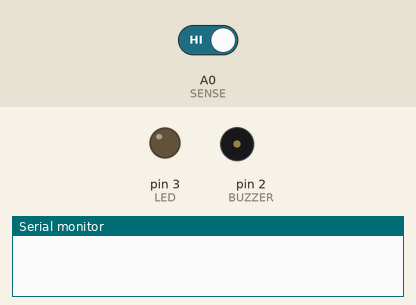
Simulated run of this sketch. Board: Arduino Uno, built with avr-gcc and run on an emulated ATmega328P. Shown: output pins drawn as LEDs (lit = HIGH), buzzer (waves = sounding, pin HIGH), the last lines printed to the serial monitor. Inputs (shaded band) come from the test bench; at power-on: A0 (SENSE) HIGH.

Above: at 1.2 s.
1.3 s: A0 (SENSE) driven LOW
At 3.9 s:
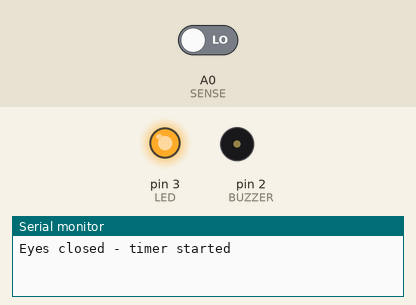
4.3 s: A0 (SENSE) driven HIGH
At 4.8 s:
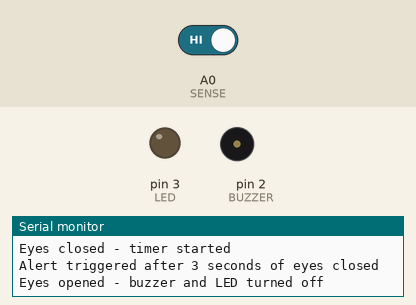
5.8 s: A0 (SENSE) driven LOW
At 10.1 s:
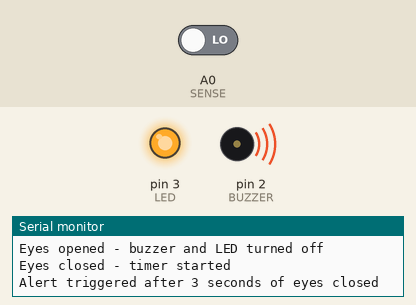
Timing chart, 0 to 11.6 s (numbered marks = the images above; inputs shaded):
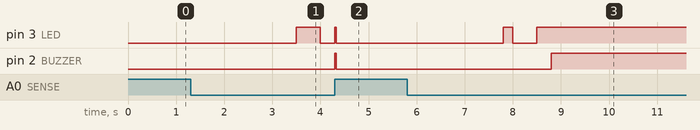

Measured:
- after the input at 1.3 s, pin 3 (LED): LOW → HIGH after 2.2 s, → LOW 0.50 s later, → HIGH 0.30 s later; pin 2 (BUZZER): LOW → HIGH after 3.0 s
- after the input at 4.3 s, pin 3 (LED), pin 2 (BUZZER): HIGH → LOW at once
- after the input at 5.8 s, pin 3 (LED): LOW → HIGH after 2.0 s, → LOW 0.20 s later, → HIGH 0.50 s later; pin 2 (BUZZER): LOW → HIGH after 3.0 s

The sketch:

sketch_oct24a.ino
```cpp
#define SENSE A0         // IR Sensor
#define BUZZER 2         // Buzzer control pin
#define LED 3            // LED indicator pin
#define ALERT_DELAY 3000 // Alert trigger time in ms
#define BLINK_INTERVAL 500 // LED blink interval in ms
#define CLOSED_EYE_THRESHOLD 2000 // Minimum duration for detecting closed eyes in ms

unsigned long eyeClosedStartTime = 0; // Timestamp when eyes are first detected closed
unsigned long alertStartTime = 0;     // Timestamp for the 3-second alert countdown
bool alertInProgress = false;

void setup() {
  pinMode(SENSE, INPUT);
  pinMode(BUZZER, OUTPUT);
  pinMode(LED, OUTPUT);
  Serial.begin(9600);
}

void loop() {
  if (isEyesClosed()) {
    handleEyesClosed();
  } else {
    resetAlert();
  }
}

bool isEyesClosed() {
  return digitalRead(SENSE) == LOW;
}

void handleEyesClosed() {
  if (eyeClosedStartTime == 0) {
    eyeClosedStartTime = millis(); // Record the time when eyes are first closed
    Serial.println("Eyes closed - timer started");
  }

  unsigned long closedDuration = millis() - eyeClosedStartTime;

  // If eyes remain closed for longer than the threshold, start blinking LED
  if (closedDuration >= CLOSED_EYE_THRESHOLD && closedDuration < ALERT_DELAY) {
    blinkLED();
  }

  // Start alert if eyes remain closed for 3 seconds (ALERT_DELAY)
  if (closedDuration >= ALERT_DELAY && !alertInProgress) {
    triggerAlert();
  }
}

void resetAlert() {
  if (alertInProgress) {
    Serial.println("Eyes opened - buzzer and LED turned off");
  }
  eyeClosedStartTime = 0;
  alertStartTime = 0;
  digitalWrite(BUZZER, LOW);
  digitalWrite(LED, LOW);
  alertInProgress = false;
}

void blinkLED() {
  digitalWrite(LED, (millis() / BLINK_INTERVAL) % 2); // Blink LED every 500 ms
}

void triggerAlert() {
  digitalWrite(LED, HIGH);      // LED stays on
  digitalWrite(BUZZER, HIGH);   // Buzzer on
  alertInProgress = true;
  Serial.println("Alert triggered after 3 seconds of eyes closed");
}
```
